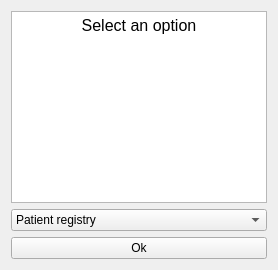
          <widget class="QWidget" name="tab_start_options">
           <attribute name="title">
            <string>Options</string>
           </attribute>
           <layout class="QGridLayout" name="gridLayout_6">
            <item row="0" column="0">
             <widget class="QTextEdit" name="textEdit_start_options">
              <property name="readOnly">
               <bool>true</bool>
              </property>
              <property name="html">
               <string>&lt;!DOCTYPE HTML PUBLIC &quot;-//W3C//DTD HTML 4.0//EN&quot; &quot;http://www.w3.org/TR/REC-html40/strict.dtd&quot;&gt;
&lt;html&gt;&lt;head&gt;&lt;meta name=&quot;qrichtext&quot; content=&quot;1&quot; /&gt;&lt;meta charset=&quot;utf-8&quot; /&gt;&lt;style type=&quot;text/css&quot;&gt;
p, li { white-space: pre-wrap; }
hr { height: 1px; border-width: 0; }
li.unchecked::marker { content: &quot;\2610&quot;; }
li.checked::marker { content: &quot;\2612&quot;; }
&lt;/style&gt;&lt;/head&gt;&lt;body style=&quot; font-family:'Sans Serif'; font-size:9pt; font-weight:400; font-style:normal;&quot;&gt;
&lt;p align=&quot;center&quot; style=&quot; margin-top:0px; margin-bottom:0px; margin-left:0px; margin-right:0px; -qt-block-indent:0; text-indent:0px;&quot;&gt;&lt;span style=&quot; font-size:12pt;&quot;&gt;Select an option&lt;/span&gt;&lt;/p&gt;&lt;/body&gt;&lt;/html&gt;</string>
              </property>
             </widget>
            </item>
            <item row="1" column="0">
             <widget class="QComboBox" name="comboBox_start_options">
              <item>
               <property name="text">
                <string>Patient registry</string>
               </property>
              </item>
              <item>
               <property name="text">
                <string>Observational study</string>
               </property>
              </item>
              <item>
               <property name="text">
                <string>Clinical trial</string>
               </property>
              </item>
             </widget>
            </item>
            <item row="2" column="0">
             <widget class="QPushButton" name="pushButton_start_options">
              <property name="text">
               <string>Ok</string>
              </property>
             </widget>
            </item>
           </layout>
          </widget>
